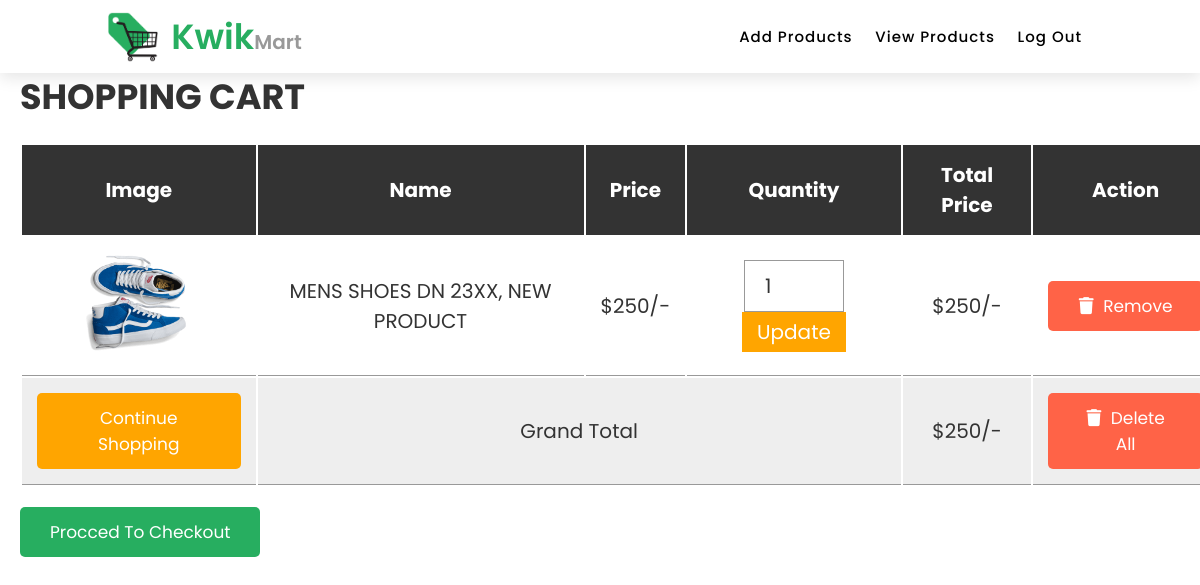
Screenshot of /AdminPanel/cart.php with the database file from the repository.
### tables this page shows
CREATE TABLE IF NOT EXISTS `cart` (
  `id` int(255) NOT NULL AUTO_INCREMENT,
  `name` varchar(255) NOT NULL,
  `price` varchar(255) NOT NULL,
  `image` varchar(255) NOT NULL,
  `quantity` int(255) NOT NULL,
  PRIMARY KEY (`id`)
);

### AdminPanel/cart.php (the view, shortened to what this page needs)
<!DOCTYPE html>
<html lang="en">
<head>
   <link rel="stylesheet" href="https://cdnjs.cloudflare.com/ajax/libs/font-awesome/6.0.0/css/all.min.css">
   <link rel="stylesheet" href="css/style.css">
</head>
<body>
<?php include 'header.php'; ?>
<div class="container">
<section class="shopping-cart">
   <h1 class="heading">shopping cart</h1>
   <table>
      <thead>
         <th>image</th>
         <th>name</th>
         <th>price</th>
         <th>quantity</th>
         <th>total price</th>
         <th>action</th>
      </thead>
      <tbody>
         <?php
         $select_cart = mysqli_query($conn, "SELECT * FROM `cart`");
         $grand_total = 0;
         if(mysqli_num_rows($select_cart) > 0){
            while($fetch_cart = mysqli_fetch_assoc($select_cart)){
         ?>
         <tr>
            <td><img src="uploaded_img/<?php echo $fetch_cart['image']; ?>" height="100" alt=""></td>
            <td><?php echo $fetch_cart['name']; ?></td>
            <td>$<?php echo number_format($fetch_cart['price']); ?>/-</td>
            <td>
               <form action="" method="post">
                  <input type="number" name="update_quantity" min="1"  value="<?php echo $fetch_cart['quantity']; ?>" >
                  <input type="submit" value="update" name="update_update_btn">
               </form>
            </td>
            <td>$<?php echo $sub_total = number_format($fetch_cart['price'] * $fetch_cart['quantity']); ?>/-</td>
            <td><a href="cart.php?remove=<?php echo $fetch_cart['id']; ?>" onclick="return confirm('remove item from cart?')" class="delete-btn"> <i class="fas fa-trash"></i> remove</a></td>
         </tr>
         <?php
           $grand_total += $sub_total;
            };
         };
         ?>
         <tr class="table-bottom">
            <td><a href="products.php" class="option-btn" style="margin-top: 0;">continue shopping</a></td>
            <td colspan="3">grand total</td>
            <td>$<?php echo $grand_total; ?>/-</td>
            <td><a href="cart.php?delete_all" onclick="return confirm('are you sure you want to delete all?');" class="delete-btn"> <i class="fas fa-trash"></i> delete all </a></td>
         </tr>
      </tbody>
   </table>
   <div class="checkout-btn">
      <a href="checkout.php" class="btn <?= ($grand_total > 1)?'':'disabled'; ?>">procced to checkout</a>
   </div>
</section>
</div>
</body>
</html>

### AdminPanel/css/style.css (style rules this page uses)
:root { --blue: #27ae60; --red: tomato; --orange: orange; --black: #333; --white: #fff; --bg-color: #eee; --dark-bg: rgba(0, 0, 0, .7); --box-shadow: 0 .5rem 1rem rgba(0, 0, 0, .1); --border: .1rem solid #999; }
* { font-family: 'Poppins', sans-serif; margin: 0; padding: 0; box-sizing: border-box; outline: none; border: none; text-decoration: none; text-transform: capitalize; }
html { font-size: 62.5%; overflow-x: hidden; }
.container { max-width: 1200px; margin: 0 auto; margin-top: 50px; }
section { padding: 2rem; }
.heading { text-align: center; font-size: 3.5rem; text-transform: uppercase; color: var(--black); margin-bottom: 2rem; }
.btn, .option-btn, .delete-btn { display: block; width: 100%; text-align: center; background-color: var(--blue); color: var(--white); font-size: 1.7rem; padding: 1.2rem 3rem; border-radius: .5rem; cursor: pointer; margin-top: 1rem; }
.option-btn i, .delete-btn i { padding-right: .5rem; }
.option-btn { background-color: var(--orange); }
.delete-btn { margin-top: 0; background-color: var(--red); }
.shopping-cart table { text-align: center; width: 100%; }
.shopping-cart table thead th { padding: 1.5rem; font-size: 2rem; color: var(--white); background-color: var(--black); }
.shopping-cart table tr td { border-bottom: var(--border); padding: 1.5rem; font-size: 2rem; color: var(--black); }
.shopping-cart table input[type="number"] { border: var(--border); padding: 1rem 2rem; font-size: 2rem; color: var(--black); width: 10rem; }
.shopping-cart table input[type="submit"] { padding: .5rem 1.5rem; cursor: pointer; font-size: 2rem; background-color: var(--orange); color: var(--white); }
.shopping-cart table .table-bottom { background-color: var(--bg-color); }
.shopping-cart .checkout-btn { text-align: center; margin-top: 1rem; }
.shopping-cart .checkout-btn a { display: inline-block; width: auto; }
@media (max-width:1200px) { .shopping-cart { overflow-x: scroll; } }
@media (max-width:1200px) { .shopping-cart table { width: 120rem; } }
@media (max-width:1200px) { .shopping-cart .heading { text-align: left; } }
@media (max-width:1200px) { .shopping-cart .checkout-btn { text-align: left; } }

### rows the page displays
cart: image (picture), name "MENS SHOES DN 23XX, NEW PRODUCT", price "250", update_quantity "1"

### other values shown
$grand_total "250"
